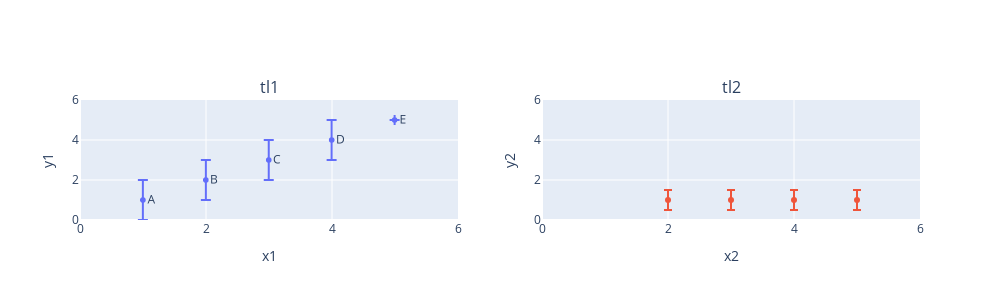

Here is the notebook cell this chart was saved with:
### Code cell
# series scatterplot
x1 = [1,2,3,4,5]
y1 = [1,2,3,4,5]
e1 = [1,1,1,1,0]
point_anno1 = ['A', 'B', 'C', 'D', 'E']
x2 = [2,3,4,5]
y2 = [1,1,1,1]
e2 = [0.5,0.5,0.5,0.5]
point_anno2 = ['W','X', 'Y', 'Z']
h = [None]*2
h[0] = ep.scattergl(x=x1, y=y1, error_y=e1, xlabel='x1', ylabel='y1', title='tl1', name='series1',
                   xlim=[0,6], ylim=[0,6], point_anno=point_anno1, textposition='middle right',
                   hovertext=point_anno1)
h[1] = ep.scatter(x=x2, y=y2, error_y=e2, xlabel='x2', ylabel='y2', title='tl2', name='series2',
                   xlim=[0,6], ylim=[0,6], hovertext=point_anno2)
ep.plot_all(h, numcols=2, outfile=os.path.join('test_figs', 'series_scatter.png'))

### Figure 1 — Plotly figure (JSON) as saved in the notebook; plotly's stock layout.template omitted (floating-point values rounded to 4 significant figures)
{"data": [{"error_y": {"array": [1, 1, 1, 1, 0], "type": "data", "visible": true}, "hovertext": ["A", "B", "C", "D", "E"], "marker": {"symbol": "circle"}, "mode": "markers+text", "name": "series1", "text": ["A", "B", "C", "D", "E"], "textposition": "middle right", "type": "scattergl", "visible": true, "x": [1, 2, 3, 4, 5], "xaxis": "x", "y": [1, 2, 3, 4, 5], "yaxis": "y"}, {"error_y": {"array": [0.5, 0.5, 0.5, 0.5], "type": "data", "visible": true}, "hovertext": ["W", "X", "Y", "Z"], "marker": {"symbol": "circle"}, "mode": "markers", "name": "series2", "type": "scatter", "visible": true, "x": [2, 3, 4, 5], "xaxis": "x2", "y": [1, 1, 1, 1], "yaxis": "y2"}], "layout": {"annotations": [{"font": {"size": 16}, "showarrow": false, "text": "tl1", "x": 0.225, "xanchor": "center", "xref": "paper", "y": 1, "yanchor": "bottom", "yref": "paper"}, {"font": {"size": 16}, "showarrow": false, "text": "tl2", "x": 0.775, "xanchor": "center", "xref": "paper", "y": 1, "yanchor": "bottom", "yref": "paper"}], "height": 300, "showlegend": false, "width": 1000, "xaxis": {"anchor": "y", "autorange": false, "domain": [0, 0.45], "range": [0, 6], "showgrid": true, "tick0": 0, "title": {"text": "x1"}}, "xaxis2": {"anchor": "y2", "autorange": false, "domain": [0.55, 1], "range": [0, 6], "showgrid": true, "tick0": 0, "title": {"text": "x2"}}, "yaxis": {"anchor": "x", "autorange": false, "domain": [0, 1], "range": [0, 6], "showgrid": true, "tick0": 0, "title": {"text": "y1"}}, "yaxis2": {"anchor": "x2", "autorange": false, "domain": [0, 1], "range": [0, 6], "showgrid": true, "tick0": 0, "title": {"text": "y2"}}}}
